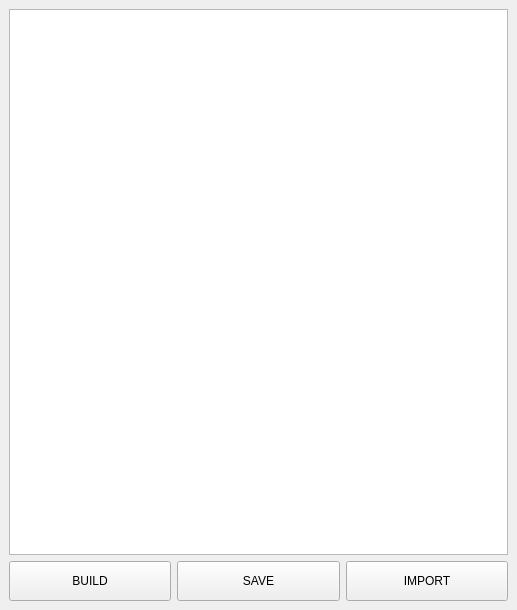
<?xml version="1.0" encoding="UTF-8"?>
<ui version="4.0">
 <class>Editor</class>
 <widget class="QMainWindow" name="Editor">
  <property name="windowModality">
   <enum>Qt::WindowModal</enum>
  </property>
  <property name="geometry">
   <rect>
    <x>0</x>
    <y>0</y>
    <width>517</width>
    <height>610</height>
   </rect>
  </property>
  <property name="windowTitle">
   <string>MainWindow</string>
  </property>
  <property name="toolTip">
   <string>QMainWindow</string>
  </property>
  <widget class="QWidget" name="grid">
   <property name="toolTip">
    <string>QWidget</string>
   </property>
   <layout class="QGridLayout" name="gridLayout">
    <item row="0" column="0" colspan="3">
     <widget class="QPlainTextEdit" name="input">
      <property name="toolTip">
       <string>QPlainTextEdit</string>
      </property>
     </widget>
    </item>
    <item row="1" column="0">
     <widget class="QPushButton" name="b_build">
      <property name="minimumSize">
       <size>
        <width>0</width>
        <height>40</height>
       </size>
      </property>
      <property name="maximumSize">
       <size>
        <width>16777215</width>
        <height>40</height>
       </size>
      </property>
      <property name="toolTip">
       <string>QPushButton</string>
      </property>
      <property name="text">
       <string>BUILD</string>
      </property>
      <property name="shortcut">
       <string>F9</string>
      </property>
     </widget>
    </item>
    <item row="1" column="1">
     <widget class="QPushButton" name="b_save">
      <property name="minimumSize">
       <size>
        <width>0</width>
        <height>40</height>
       </size>
      </property>
      <property name="maximumSize">
       <size>
        <width>16777215</width>
        <height>40</height>
       </size>
      </property>
      <property name="toolTip">
       <string>QPushButton</string>
      </property>
      <property name="text">
       <string>SAVE</string>
      </property>
      <property name="shortcut">
       <string>Ctrl+S</string>
      </property>
     </widget>
    </item>
    <item row="1" column="2">
     <widget class="QPushButton" name="b_import">
      <property name="minimumSize">
       <size>
        <width>0</width>
        <height>40</height>
       </size>
      </property>
      <property name="maximumSize">
       <size>
        <width>16777215</width>
        <height>40</height>
       </size>
      </property>
      <property name="toolTip">
       <string>QPushButton</string>
      </property>
      <property name="text">
       <string>IMPORT</string>
      </property>
      <property name="shortcut">
       <string>Ctrl+W</string>
      </property>
     </widget>
    </item>
   </layout>
  </widget>
 </widget>
 <resources/>
 <connections/>
</ui>
